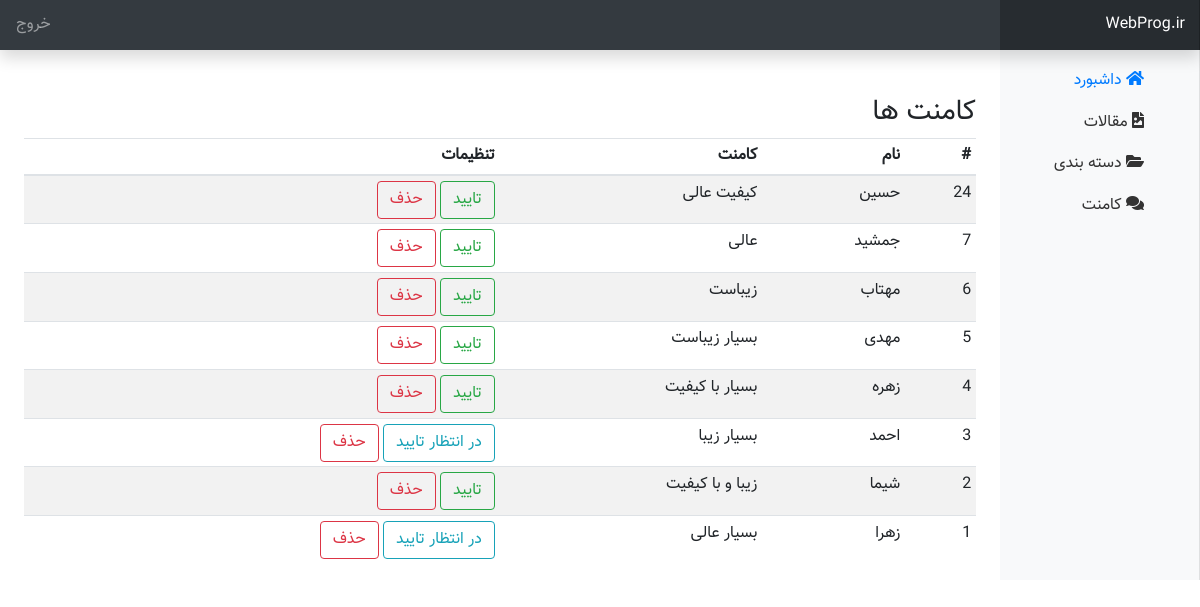
The app's page /flower.ir/admin/comment.php (signed in) with its own data.
### tables this page shows
CREATE TABLE `comments` (
  `id` int(11) NOT NULL,
  `name` varchar(100) NOT NULL,
  `comment` text NOT NULL,
  `post_id` int(11) NOT NULL,
  `status` tinyint(1) NOT NULL DEFAULT 0
);

### flower.ir/admin/comment.php (the view, shortened to what this page needs)
<?php
include("./include/header.php");
$query_comments = "SELECT * FROM comments ORDER BY id DESC";
$comments = $db->query($query_comments);
?>
<div class="container-fluid">
    <div class="row">
        <?php include('./include/sidebar.php') ?>
        <main role="main" class="col-md-9 ml-sm-auto col-lg-10 px-4">
            <h3 class="mt-5">کامنت ها</h3>
            <div class="table-responsive">
                <form action="post">
                    <table class="table table-striped table-sm">
                        <thead>
                            <tr>
                                <th>#</th>
                                <th>نام</th>
                                <th>کامنت</th>
                                <th>تنظیمات</th>
                            </tr>
                        </thead>
                        <tbody>
                            <?php
                            if ($comments->rowCount() > 0) {
                                foreach ($comments as $comment) {
                                    ?>
                                    <tr>
                                        <td><?php echo $comment['id'] ?></td>
                                        <td><?php echo $comment['name'] ?></td>
                                        <td><?php echo $comment['comment'] ?></td>
                                        <td>
                                            <?php
                                                if ($comment['status']) {
                                                    ?>
                                                <a href="#" class="btn btn-outline-success">تایید </a>
                                            <?php
                                                } else {
                                                    ?>
                                                <a href="comment.php?action=approve&id=<?php echo $comment['id'] ?>" class="btn btn-outline-info">در انتظار تایید</a>
                                            <?php
                                                }
                                                ?>
                                            <a href="comment.php?action=delete&id=<?php echo $comment['id'] ?>" class="btn btn-outline-danger">حذف</a>
                                        </td>
                                    </tr>
                            <?php
                                }
                            }
                            ?>
                        </tbody>
                    </table>
                </form>
            </div>
        </main>
    </div>
</div>

### flower.ir/admin/css/admin.css (style rules this page uses)
body { direction: rtl; text-align: right !important; font-family: "Vazir" !important; line-height: 1.6; }
[role="main"] { padding-top: 110px; }
@media (min-width: 768px) { [role="main"] { padding-top: 48px; } }

### records on screen
comments: id "24", name "حسین", comment "کیفیت عالی", status "تایید"
comments: id "7", name "جمشید", comment "عالی", status "تایید"
comments: id "6", name "مهتاب", comment "زیباست", status "تایید"
comments: id "5", name "مهدی", comment "بسیار زیباست", status "تایید"
comments: id "4", name "زهره", comment "بسیار با کیفیت", status "تایید"
comments: id "3", name "احمد", comment "بسیار زیبا"
comments: id "2", name "شیما", comment "زیبا و با کیفیت", status "تایید"
comments: id "1", name "زهرا", comment "بسیار عالی"
